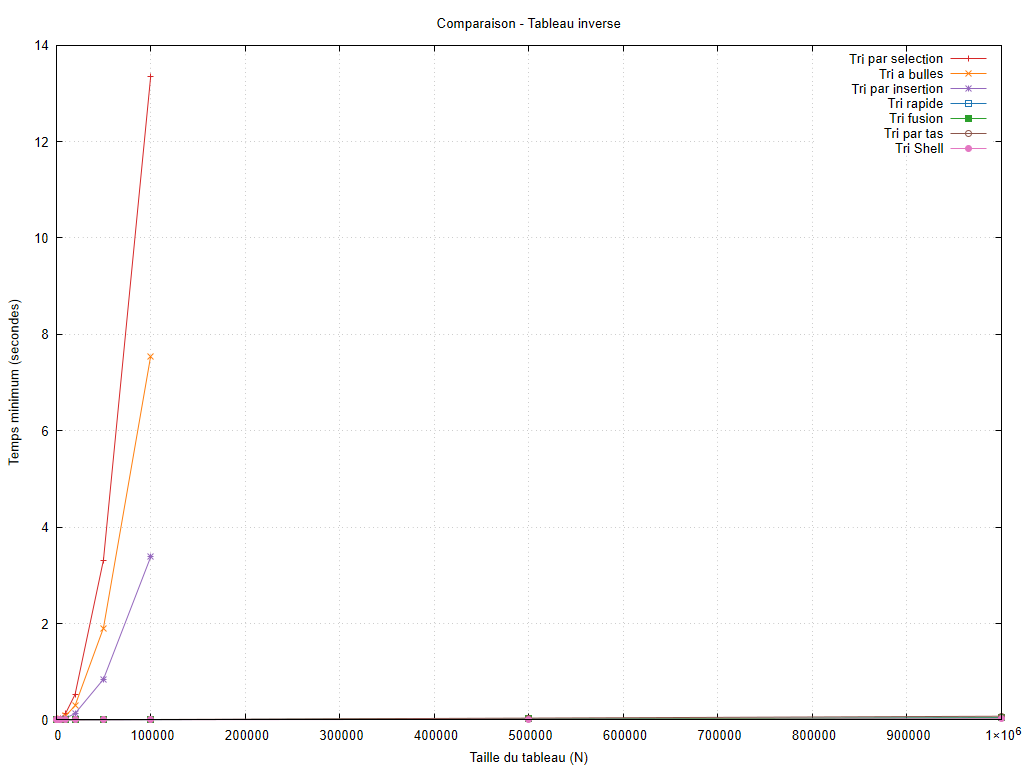

gnuplot code for this plot:
set encoding utf8
set terminal pngcairo size 1024,768 font 'Arial,10'
set output 'graphiques/20261011_212626/configurations/decroissant.png'
set datafile missing 'non_mesure'
set datafile separator ';'
set title 'Comparaison - Tableau inverse'
set xlabel 'Taille du tableau (N)'
set ylabel 'Temps minimum (secondes)'
set grid
set yrange [0:*]
plot 'resultats/20261011_212626/decroissant.csv' every ::1 using 1:2 title 'Tri par selection' with linespoints lc rgb '#d62728', 'resultats/20261011_212626/decroissant.csv' every ::1 using 1:4 title 'Tri a bulles' with linespoints lc rgb '#ff7f0e', 'resultats/20261011_212626/decroissant.csv' every ::1 using 1:6 title 'Tri par insertion' with linespoints lc rgb '#9467bd', 'resultats/20261011_212626/decroissant.csv' every ::1 using 1:8 title 'Tri rapide' with linespoints lc rgb '#1f77b4', 'resultats/20261011_212626/decroissant.csv' every ::1 using 1:10 title 'Tri fusion' with linespoints lc rgb '#2ca02c', 'resultats/20261011_212626/decroissant.csv' every ::1 using 1:12 title 'Tri par tas' with linespoints lc rgb '#8c564b', 'resultats/20261011_212626/decroissant.csv' every ::1 using 1:14 title 'Tri Shell' with linespoints lc rgb '#e377c2'
unset output
